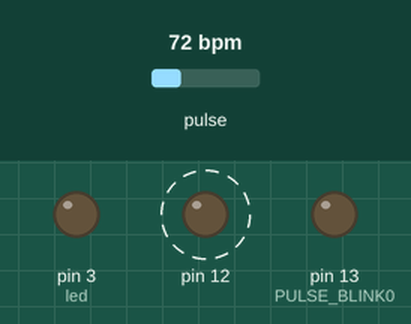
The sketch below on a simulated Arduino Uno, built with avr-gcc and run on an emulated ATmega328P. Shown: output pins drawn as LEDs (lit = HIGH). Dashed ring = blinking. The test bench sets the inputs (shaded band); at power-on: pulse 72 bpm. What the sketch prints to the serial monitor is not drawn.

Above: at 1.2 s.
1.3 s: pulse set to 42 bpm
At 2.8 s:
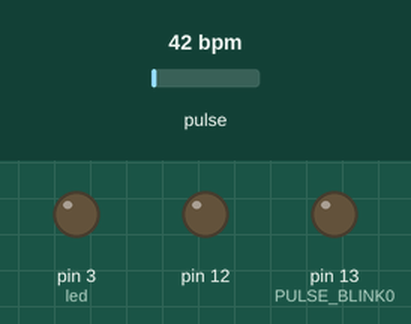
3.7 s: pulse set to 100 bpm
At 3.82 s:
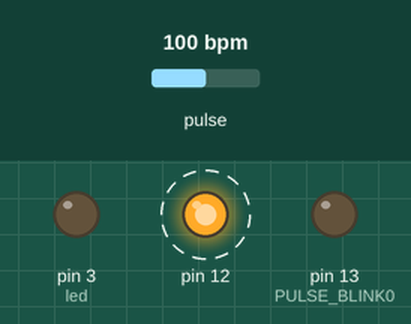
Timing chart, 0 to 12.7 s (numbered marks = the images above; inputs shaded):
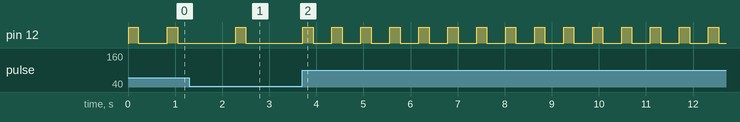

The sketch:

PulseSensor.ino
```cpp
#define USE_ARDUINO_INTERRUPTS true
#include <PulseSensorPlayground.h>

const int OUTPUT_TYPE = SERIAL_PLOTTER;

const int PULSE_SENSOR_COUNT = 2;

const int PULSE_INPUT0 = A0;
const int PULSE_BLINK0 = 13;    // Pin 13 is the on-board LED
const int PULSE_FADE0 = 5;

const int PULSE_INPUT1 = A1;
const int PULSE_BLINK1 = 12;
const int PULSE_FADE1 = 11;

const int THRESHOLD = 550;   // Adjust this number to avoid noise when idle

int led = 3;
double normals[2];
double es[2];
long sofB[2];
long currentTime;


PulseSensorPlayground pulseSensor(PULSE_SENSOR_COUNT);

void setup() {

  Serial.begin(250000);


  pulseSensor.analogInput(PULSE_INPUT0, 0);
  pulseSensor.blinkOnPulse(PULSE_BLINK0, 0);
  pulseSensor.fadeOnPulse(PULSE_FADE0, 0);

  pulseSensor.analogInput(PULSE_INPUT1, 1);
  pulseSensor.blinkOnPulse(PULSE_BLINK1, 1);
  pulseSensor.fadeOnPulse(PULSE_FADE1, 1);

//  pulseSensor.setSerial(Serial);
  pulseSensor.setOutputType(OUTPUT_TYPE);
  pulseSensor.setThreshold(THRESHOLD);

  pinMode(led, OUTPUT);
  for (int i = 0; i < PULSE_SENSOR_COUNT; i++) {
    normals[i] = 0.0;
  }
  // Now that everything is ready, start reading the PulseSensor signal.
  if (!pulseSensor.begin()) {
    /*
       PulseSensor initialization failed,
       likely because our Arduino platform interrupts
       aren't supported yet.

       If your Sketch hangs here, try changing USE_ARDUINO_INTERRUPTS to false.
    */
    for (;;) {
      // Flash the led to show things didn't work.
      digitalWrite(PULSE_BLINK0, LOW);
      delay(50);
      digitalWrite(PULSE_BLINK0, HIGH);
      delay(50);
    }
  }
}

void loop() {


  delay(20);

  // write the latest sample to Serial.
  // pulseSensor.outputSample();

  /*
     If a beat has happened on a given PulseSensor
     since we last checked, write the per-beat information
     about that PulseSensor to Serial.
  */
  for (int i = 0; i < PULSE_SENSOR_COUNT; ++i) {
    if (pulseSensor.sawStartOfBeat(i)) {
      // pulseSensor.outputBeat(i);
//      pulseSensor.getLatestSample(i);
//      pulseSensor.getPulseAmplitude(i);
    sofB[i] = millis();
    }
    // normals[i] = constrain( (float)(pulseSensor.getLatestSample(i) - pulseSensor.getPulseAmplitude(i)) / (float) pulseSensor.getPulseAmplitude(i), 0, 1 );
    normals[i] = pulseSensor.fadeLevel(i)/255.0;
    // es[i] =easeInQuad( normals[i], 0, 1, pulseSensor.getInterBeatIntervalMs(i) );

  }
  // pulseSensor.getLastBeatTime(i);
  // pulseSesnor.getInterBeatIntervalMs(i);

  analogWrite(led, (normals[0] * normals[1])*255 );

  Serial.println( pulseSensor.fadeLevel(0)/255.0 );

  Serial.print(normals[0]);
  Serial.print(",");
  Serial.print(normals[1]);
  Serial.print(",");
  Serial.println(normals[0] * normals[1]);

}


//t current time
// b start value;
// c change in value
// duration
// double easeInQuad (long t, double b, double c, int d) {
//   t /= d;
//   return c*t*t + b;
// }

// quadratic easing in - accelerating from zero velocity
// t: current time, b: beginning value, c: change in value, d: duration
// t and d can be in frames or seconds/milliseconds
float easeInQuad (float t, float b, float c, float d) {
	return c*(t/=d)*t + b;
}
```

Measured:
- after the input at 3.7 s, pin 12: alternates HIGH for 0.22 s and LOW for 0.40 s, starting after 0.63 s
